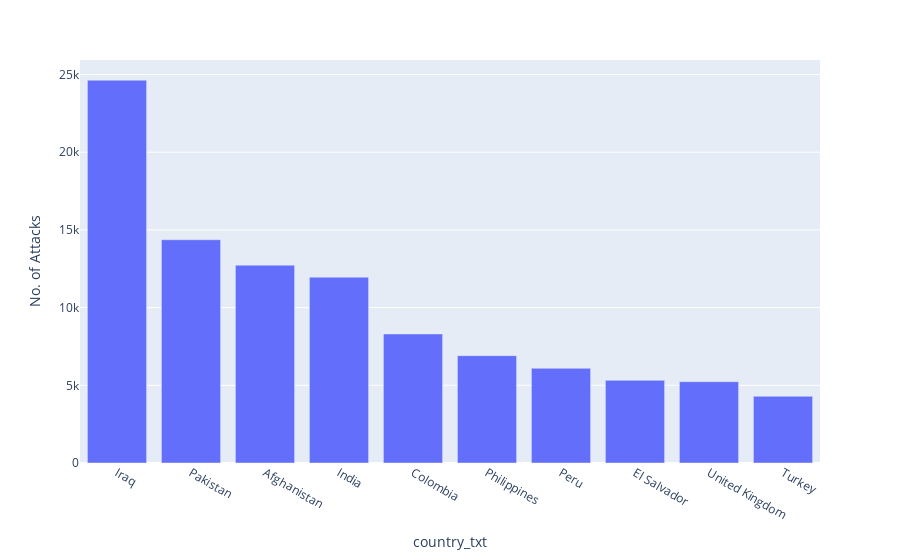

Write notebook code for a chart like this one.
### Code cell
px.bar(country_attacks, x='country_txt', y='No. of Attacks')

### Figure 1 — Plotly figure (JSON) as saved in the notebook; plotly's stock layout.template omitted (floating-point values rounded to 4 significant figures)
{"data": [{"alignmentgroup": "True", "hovertemplate": "country_txt=%{x}<br>No. of Attacks=%{y}<extra></extra>", "legendgroup": "", "marker": {"color": "#636efa", "pattern": {"shape": ""}}, "name": "", "offsetgroup": "", "orientation": "v", "showlegend": false, "textposition": "auto", "type": "bar", "x": ["Iraq", "Pakistan", "Afghanistan", "India", "Colombia", "Philippines", "Peru", "El Salvador", "United Kingdom", "Turkey"], "xaxis": "x", "y": [24636, 14368, 12731, 11960, 8306, 6908, 6096, 5320, 5235, 4292], "yaxis": "y"}], "layout": {"barmode": "relative", "legend": {"tracegroupgap": 0}, "margin": {"t": 60}, "xaxis": {"anchor": "y", "domain": [0, 1], "title": {"text": "country_txt"}}, "yaxis": {"anchor": "x", "domain": [0, 1], "title": {"text": "No. of Attacks"}}}}
